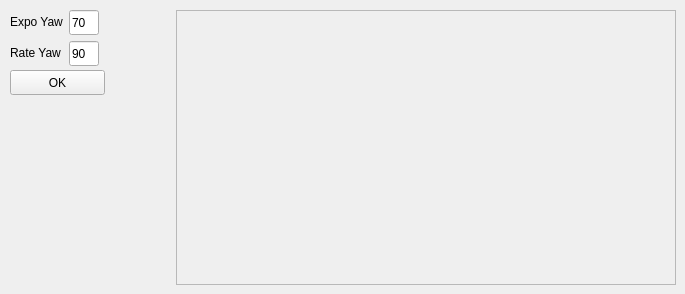
      <widget class="QWidget" name="tab_YawExpo">
       <attribute name="title">
        <string>Yaw Expo</string>
       </attribute>
       <widget class="QWidget" name="layoutWidget_10">
        <property name="geometry">
         <rect>
          <x>10</x>
          <y>10</y>
          <width>101</width>
          <height>58</height>
         </rect>
        </property>
        <layout class="QFormLayout" name="formLayout_4">
         <item row="0" column="0">
          <widget class="QLabel" name="label_expo_yaw">
           <property name="font">
            <font>
             <family>Arial</family>
             <pointsize>9</pointsize>
            </font>
           </property>
           <property name="text">
            <string>Expo Yaw</string>
           </property>
          </widget>
         </item>
         <item row="0" column="1">
          <widget class="QLineEdit" name="lineEdit_expoPitch_2">
           <property name="minimumSize">
            <size>
             <width>30</width>
             <height>25</height>
            </size>
           </property>
           <property name="maximumSize">
            <size>
             <width>30</width>
             <height>25</height>
            </size>
           </property>
           <property name="font">
            <font>
             <family>Arial</family>
             <pointsize>9</pointsize>
            </font>
           </property>
           <property name="text">
            <string>70</string>
           </property>
          </widget>
         </item>
         <item row="1" column="0">
          <widget class="QLabel" name="label_rate_yaw">
           <property name="font">
            <font>
             <family>Arial</family>
             <pointsize>9</pointsize>
            </font>
           </property>
           <property name="text">
            <string>Rate Yaw</string>
           </property>
          </widget>
         </item>
         <item row="1" column="1">
          <widget class="QLineEdit" name="lineEdit_ratePitch_2">
           <property name="minimumSize">
            <size>
             <width>30</width>
             <height>25</height>
            </size>
           </property>
           <property name="maximumSize">
            <size>
             <width>30</width>
             <height>25</height>
            </size>
           </property>
           <property name="font">
            <font>
             <family>Arial</family>
             <pointsize>9</pointsize>
            </font>
           </property>
           <property name="text">
            <string>90</string>
           </property>
          </widget>
         </item>
        </layout>
       </widget>
       <widget class="QPushButton" name="btn_OK_ExpoPitch_2">
        <property name="geometry">
         <rect>
          <x>10</x>
          <y>70</y>
          <width>95</width>
          <height>25</height>
         </rect>
        </property>
        <property name="minimumSize">
         <size>
          <width>95</width>
          <height>25</height>
         </size>
        </property>
        <property name="maximumSize">
         <size>
          <width>95</width>
          <height>40</height>
         </size>
        </property>
        <property name="font">
         <font>
          <family>Arial</family>
          <pointsize>9</pointsize>
         </font>
        </property>
        <property name="text">
         <string>OK</string>
        </property>
       </widget>
       <widget class="QScrollArea" name="scrollArea_Charts_YawExpo">
        <property name="geometry">
         <rect>
          <x>176</x>
          <y>10</y>
          <width>500</width>
          <height>275</height>
         </rect>
        </property>
        <property name="styleSheet">
         <string notr="true">padding: 10px;</string>
        </property>
        <property name="widgetResizable">
         <bool>true</bool>
        </property>
        <widget class="QWidget" name="scrollAreaWidgetContents_3">
         <property name="geometry">
          <rect>
           <x>0</x>
           <y>0</y>
           <width>478</width>
           <height>253</height>
          </rect>
         </property>
        </widget>
       </widget>
      </widget>
